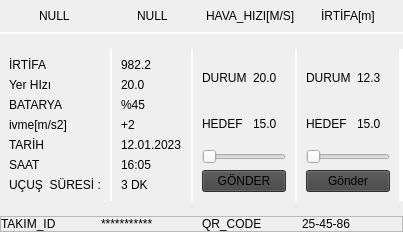
               <widget class="QWidget" name="telemeri_page">
                <property name="styleSheet">
                 <string notr="true">font: 10pt &quot;MS Shell Dlg 2&quot;;


text-align: center;
</string>
                </property>
                <layout class="QVBoxLayout" name="verticalLayout_5">
                 <property name="spacing">
                  <number>15</number>
                 </property>
                 <property name="leftMargin">
                  <number>0</number>
                 </property>
                 <property name="topMargin">
                  <number>0</number>
                 </property>
                 <property name="rightMargin">
                  <number>0</number>
                 </property>
                 <property name="bottomMargin">
                  <number>0</number>
                 </property>
                 <item>
                  <widget class="QFrame" name="controll_Header_frame">
                   <property name="sizePolicy">
                    <sizepolicy hsizetype="Preferred" vsizetype="Maximum">
                     <horstretch>0</horstretch>
                     <verstretch>0</verstretch>
                    </sizepolicy>
                   </property>
                   <property name="styleSheet">
                    <string notr="true">QFrame{
border-color:rgb(255, 255, 255);
border-style: solid;
border-width: 0px 0px 2px 0px;
}
QLabel{
border-style: solid;
border-width: 0px 0px 0px 0px;
}</string>
                   </property>
                   <property name="frameShape">
                    <enum>QFrame::StyledPanel</enum>
                   </property>
                   <property name="frameShadow">
                    <enum>QFrame::Raised</enum>
                   </property>
                   <layout class="QHBoxLayout" name="horizontalLayout_15">
                    <item alignment="Qt::AlignHCenter">
                     <widget class="QLabel" name="label_3">
                      <property name="text">
                       <string>NULL</string>
                      </property>
                     </widget>
                    </item>
                    <item alignment="Qt::AlignHCenter">
                     <widget class="QLabel" name="label_4">
                      <property name="text">
                       <string>NULL</string>
                      </property>
                     </widget>
                    </item>
                    <item alignment="Qt::AlignHCenter">
                     <widget class="QLabel" name="label_5">
                      <property name="text">
                       <string>HAVA_HIZI[M/S]</string>
                      </property>
                     </widget>
                    </item>
                    <item alignment="Qt::AlignHCenter">
                     <widget class="QLabel" name="label_6">
                      <property name="text">
                       <string>İRTİFA[m]</string>
                      </property>
                     </widget>
                    </item>
                   </layout>
                  </widget>
                 </item>
                 <item>
                  <widget class="QFrame" name="controller_page_Menu_frame">
                   <property name="styleSheet">
                    <string notr="true">QFrame{
border-color:rgb(255, 255, 255);
border-style: solid;
border-width: 0px 2px 0px 0px;
}
QLabel{
border-style: solid;
border-width: 0px 0px 0px 0px;
}
QPushButton{
background-color: rgb(66, 66, 66);
}</string>
                   </property>
                   <property name="frameShape">
                    <enum>QFrame::StyledPanel</enum>
                   </property>
                   <property name="frameShadow">
                    <enum>QFrame::Raised</enum>
                   </property>
                   <layout class="QHBoxLayout" name="horizontalLayout_16">
                    <property name="spacing">
                     <number>0</number>
                    </property>
                    <property name="leftMargin">
                     <number>0</number>
                    </property>
                    <property name="topMargin">
                     <number>0</number>
                    </property>
                    <property name="rightMargin">
                     <number>0</number>
                    </property>
                    <property name="bottomMargin">
                     <number>0</number>
                    </property>
                    <item>
                     <widget class="QFrame" name="Controller_page_menu_left_frame">
                      <property name="styleSheet">
                       <string notr="true"/>
                      </property>
                      <property name="frameShape">
                       <enum>QFrame::StyledPanel</enum>
                      </property>
                      <property name="frameShadow">
                       <enum>QFrame::Raised</enum>
                      </property>
                      <layout class="QVBoxLayout" name="verticalLayout_6">
                       <item>
                        <widget class="QLabel" name="label_7">
                         <property name="text">
                          <string>İRTİFA</string>
                         </property>
                        </widget>
                       </item>
                       <item>
                        <widget class="QLabel" name="label_8">
                         <property name="text">
                          <string>Yer HIzı</string>
                         </property>
                        </widget>
                       </item>
                       <item>
                        <widget class="QLabel" name="label_9">
                         <property name="text">
                          <string>BATARYA</string>
                         </property>
                        </widget>
                       </item>
                       <item>
                        <widget class="QLabel" name="label_10">
                         <property name="text">
                          <string>ivme[m/s2]</string>
                         </property>
                        </widget>
                       </item>
                       <item>
                        <widget class="QLabel" name="label_23">
                         <property name="text">
                          <string>TARİH</string>
                         </property>
                        </widget>
                       </item>
                       <item>
                        <widget class="QLabel" name="label_25">
                         <property name="text">
                          <string>SAAT</string>
                         </property>
                        </widget>
                       </item>
                       <item>
                        <widget class="QLabel" name="label_27">
                         <property name="text">
                          <string>UÇUŞ  SÜRESİ :</string>
                         </property>
                        </widget>
                       </item>
                      </layout>
                     </widget>
                    </item>
                    <item>
                     <widget class="QFrame" name="Controller_page_menu_left_menu_frame">
                      <property name="frameShape">
                       <enum>QFrame::StyledPanel</enum>
                      </property>
                      <property name="frameShadow">
                       <enum>QFrame::Raised</enum>
                      </property>
                      <layout class="QVBoxLayout" name="verticalLayout_7">
                       <item>
                        <widget class="QLabel" name="label_13">
                         <property name="styleSheet">
                          <string notr="true"/>
                         </property>
                         <property name="text">
                          <string>982.2</string>
                         </property>
                        </widget>
                       </item>
                       <item>
                        <widget class="QLabel" name="label_14">
                         <property name="text">
                          <string>20.0</string>
                         </property>
                        </widget>
                       </item>
                       <item>
                        <widget class="QLabel" name="label_12">
                         <property name="text">
                          <string>%45</string>
                         </property>
                        </widget>
                       </item>
                       <item>
                        <widget class="QLabel" name="label_11">
                         <property name="text">
                          <string>+2</string>
                         </property>
                        </widget>
                       </item>
                       <item>
                        <widget class="QLabel" name="label_24">
                         <property name="text">
                          <string>12.01.2023</string>
                         </property>
                        </widget>
                       </item>
                       <item>
                        <widget class="QLabel" name="label_26">
                         <property name="text">
                          <string>16:05</string>
                         </property>
                        </widget>
                       </item>
                       <item>
                        <widget class="QLabel" name="label_28">
                         <property name="text">
                          <string>3 DK</string>
                         </property>
                        </widget>
                       </item>
                      </layout>
                     </widget>
                    </item>
                    <item>
                     <widget class="QFrame" name="Controller_page_menu_right_menu_frame">
                      <property name="sizePolicy">
                       <sizepolicy hsizetype="Preferred" vsizetype="Minimum">
                        <horstretch>0</horstretch>
                        <verstretch>0</verstretch>
                       </sizepolicy>
                      </property>
                      <property name="maximumSize">
                       <size>
                        <width>16777215</width>
                        <height>300</height>
                       </size>
                      </property>
                      <property name="frameShape">
                       <enum>QFrame::StyledPanel</enum>
                      </property>
                      <property name="frameShadow">
                       <enum>QFrame::Raised</enum>
                      </property>
                      <layout class="QGridLayout" name="gridLayout_2">
                       <item row="3" column="0" colspan="2">
                        <widget class="QPushButton" name="pushButton">
                         <property name="styleSheet">
                          <string notr="true"/>
                         </property>
                         <property name="text">
                          <string>GÖNDER</string>
                         </property>
                        </widget>
                       </item>
                       <item row="0" column="1">
                        <widget class="QLabel" name="label_16">
                         <property name="text">
                          <string>20.0</string>
                         </property>
                        </widget>
                       </item>
                       <item row="1" column="0">
                        <widget class="QLabel" name="label_17">
                         <property name="text">
                          <string>HEDEF</string>
                         </property>
                        </widget>
                       </item>
                       <item row="0" column="0">
                        <widget class="QLabel" name="label_15">
                         <property name="text">
                          <string>DURUM</string>
                         </property>
                        </widget>
                       </item>
                       <item row="1" column="1">
                        <widget class="QLabel" name="label_18">
                         <property name="text">
                          <string>15.0</string>
                         </property>
                        </widget>
                       </item>
                       <item row="2" column="0" colspan="2">
                        <widget class="QSlider" name="horizontalSlider">
                         <property name="orientation">
                          <enum>Qt::Horizontal</enum>
                         </property>
                        </widget>
                       </item>
                      </layout>
                     </widget>
                    </item>
                    <item>
                     <widget class="QFrame" name="Controller_page_menu_right_frame">
                      <property name="maximumSize">
                       <size>
                        <width>16777215</width>
                        <height>300</height>
                       </size>
                      </property>
                      <property name="frameShape">
                       <enum>QFrame::StyledPanel</enum>
                      </property>
                      <property name="frameShadow">
                       <enum>QFrame::Raised</enum>
                      </property>
                      <layout class="QGridLayout" name="gridLayout_3">
                       <item row="0" column="0">
                        <widget class="QLabel" name="label_22">
                         <property name="text">
                          <string>DURUM</string>
                         </property>
                        </widget>
                       </item>
                       <item row="0" column="1">
                        <widget class="QLabel" name="label_19">
                         <property name="text">
                          <string>12.3</string>
                         </property>
                        </widget>
                       </item>
                       <item row="1" column="0">
                        <widget class="QLabel" name="label_21">
                         <property name="text">
                          <string>HEDEF</string>
                         </property>
                        </widget>
                       </item>
                       <item row="1" column="1">
                        <widget class="QLabel" name="label_20">
                         <property name="text">
                          <string>15.0</string>
                         </property>
                        </widget>
                       </item>
                       <item row="2" column="0" colspan="2">
                        <widget class="QSlider" name="horizontalSlider_2">
                         <property name="orientation">
                          <enum>Qt::Horizontal</enum>
                         </property>
                        </widget>
                       </item>
                       <item row="3" column="0" colspan="2">
                        <widget class="QPushButton" name="pushButton_2">
                         <property name="text">
                          <string>Gönder</string>
                         </property>
                        </widget>
                       </item>
                      </layout>
                     </widget>
                    </item>
                   </layout>
                  </widget>
                 </item>
                 <item>
                  <widget class="QFrame" name="contoler_page_footer_frame">
                   <property name="sizePolicy">
                    <sizepolicy hsizetype="Preferred" vsizetype="Maximum">
                     <horstretch>0</horstretch>
                     <verstretch>0</verstretch>
                    </sizepolicy>
                   </property>
                   <property name="frameShape">
                    <enum>QFrame::StyledPanel</enum>
                   </property>
                   <property name="frameShadow">
                    <enum>QFrame::Raised</enum>
                   </property>
                   <layout class="QHBoxLayout" name="horizontalLayout_14">
                    <property name="spacing">
                     <number>0</number>
                    </property>
                    <property name="leftMargin">
                     <number>0</number>
                    </property>
                    <property name="topMargin">
                     <number>0</number>
                    </property>
                    <property name="rightMargin">
                     <number>0</number>
                    </property>
                    <property name="bottomMargin">
                     <number>0</number>
                    </property>
                    <item>
                     <widget class="QLabel" name="label_29">
                      <property name="text">
                       <string>TAKIM_ID</string>
                      </property>
                     </widget>
                    </item>
                    <item>
                     <widget class="QLabel" name="label_31">
                      <property name="text">
                       <string>***********</string>
                      </property>
                     </widget>
                    </item>
                    <item>
                     <widget class="QLabel" name="QR_code_Name_label">
                      <property name="text">
                       <string>QR_CODE</string>
                      </property>
                     </widget>
                    </item>
                    <item>
                     <widget class="QLabel" name="QR_code_data_label">
                      <property name="text">
                       <string>25-45-86</string>
                      </property>
                     </widget>
                    </item>
                   </layout>
                  </widget>
                 </item>
                </layout>
               </widget>
